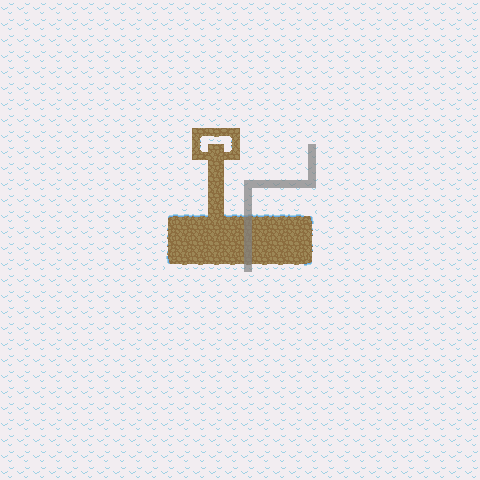

A 2D game scene composited from a Tiled map and its tileset images. What follows is a short description and the map's XML, with each tile layer's data collapsed to a summary:
An orthogonal 30x30 tile map with 16x16 px tiles, 2 tile layers (ground, road), 1 hidden layer not drawn, 5 tilesets and 16 objects.

<map version="1.10" tiledversion="1.11.0" orientation="orthogonal" renderorder="right-down" width="30" height="30" tilewidth="16" tileheight="16" infinite="0" nextlayerid="8" nextobjectid="28">
 <tileset firstgid="1" source="../../tilesets/ground.tsx" />
 <tileset firstgid="17" source="../../tilesets/roads.tsx" />
 <tileset firstgid="19" source="../../tilesets/pathfinding.tsx" />
 <tileset firstgid="20" source="../../tilesets/objects_visual.tsx" />
 <tileset firstgid="29" source="../../tilesets/objects.tsx" />
 <layer id="1" name="ground" width="30" height="30">
  <data>[900 cells, 900 non-empty, 8 distinct tile ids]</data>
 </layer>
 <objectgroup id="7" name="geometry" />
 <layer id="3" name="pathfinding" width="30" height="30" visible="0">
  <data>[900 cells, 54 non-empty, 1 distinct tile ids]</data>
 </layer>
 <layer id="2" name="road" width="30" height="30" opacity="0.94">
  <data>[900 cells, 12 non-empty, 2 distinct tile ids]</data>
 </layer>
 <objectgroup id="5" name="objects">
  <object id="10" gid="30" x="240" y="256" width="16" height="16" />
 </objectgroup>
 <objectgroup id="4" name="objects_visual">
  <object id="1" gid="28" x="176" y="228" width="16" height="16" />
  <object id="2" gid="2147483676" x="268" y="296" width="16" height="16" />
  <object id="3" gid="22" x="208" y="232" width="16" height="16" />
  <object id="4" gid="22" x="224" y="232" width="16" height="16" />
  <object id="6" gid="21" x="200" y="240" width="16" height="16" />
  <object id="7" gid="26" x="208" y="248" width="16" height="16" />
  <object id="8" gid="26" x="224" y="248" width="16" height="16" />
  <object id="9" gid="2147483669" x="232" y="240" width="16" height="16" />
  <object id="11" gid="23" x="192" y="220" width="16" height="16" rotation="45.1192" />
  <object id="12" gid="28" x="200" y="312" width="16" height="16" />
  <object id="13" gid="28" x="192" y="304" width="16" height="16" />
  <object id="14" gid="28" x="204" y="296" width="16" height="16" />
  <object id="15" gid="2147483676" x="240" y="300" width="16" height="16" />
  <object id="17" gid="28" x="256" y="304" width="16" height="16" />
  <object id="18" gid="3221225495" x="204" y="224" width="16" height="16" rotation="156.643" />
 </objectgroup>
</map>
